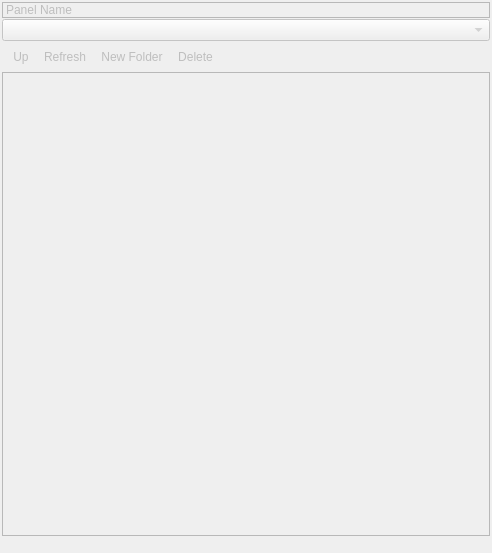
<?xml version="1.0" encoding="UTF-8"?>
<ui version="4.0">
 <class>FilePanel</class>
 <widget class="QWidget" name="FilePanel">
  <property name="enabled">
   <bool>false</bool>
  </property>
  <property name="geometry">
   <rect>
    <x>0</x>
    <y>0</y>
    <width>492</width>
    <height>553</height>
   </rect>
  </property>
  <property name="windowTitle">
   <string/>
  </property>
  <layout class="QVBoxLayout" name="verticalLayout">
   <property name="spacing">
    <number>1</number>
   </property>
   <property name="leftMargin">
    <number>2</number>
   </property>
   <property name="topMargin">
    <number>2</number>
   </property>
   <property name="rightMargin">
    <number>2</number>
   </property>
   <property name="bottomMargin">
    <number>2</number>
   </property>
   <item>
    <widget class="QLabel" name="label_name">
     <property name="frameShape">
      <enum>QFrame::Shape::StyledPanel</enum>
     </property>
     <property name="frameShadow">
      <enum>QFrame::Shadow::Plain</enum>
     </property>
     <property name="text">
      <string notr="true">Panel Name</string>
     </property>
     <property name="margin">
      <number>2</number>
     </property>
    </widget>
   </item>
   <item>
    <widget class="AddressBar" name="address_bar"/>
   </item>
   <item>
    <layout class="QHBoxLayout" name="horizontalLayout">
     <property name="spacing">
      <number>0</number>
     </property>
     <item>
      <widget class="QToolBar" name="toolbar">
       <property name="iconSize">
        <size>
         <width>24</width>
         <height>24</height>
        </size>
       </property>
       <property name="toolButtonStyle">
        <enum>Qt::ToolButtonStyle::ToolButtonTextBesideIcon</enum>
       </property>
       <addaction name="action_up"/>
       <addaction name="action_refresh"/>
       <addaction name="action_add_folder"/>
       <addaction name="action_delete"/>
      </widget>
     </item>
     <item>
      <widget class="QWidget" name="spacer_widget" native="true">
       <property name="sizePolicy">
        <sizepolicy hsizetype="Expanding" vsizetype="Preferred">
         <horstretch>0</horstretch>
         <verstretch>0</verstretch>
        </sizepolicy>
       </property>
      </widget>
     </item>
    </layout>
   </item>
   <item>
    <widget class="FileList" name="list">
     <property name="focusPolicy">
      <enum>Qt::FocusPolicy::StrongFocus</enum>
     </property>
     <property name="contextMenuPolicy">
      <enum>Qt::ContextMenuPolicy::CustomContextMenu</enum>
     </property>
     <property name="acceptDrops">
      <bool>true</bool>
     </property>
     <property name="editTriggers">
      <set>QAbstractItemView::EditTrigger::EditKeyPressed|QAbstractItemView::EditTrigger::SelectedClicked</set>
     </property>
     <property name="dragEnabled">
      <bool>true</bool>
     </property>
     <property name="dragDropMode">
      <enum>QAbstractItemView::DragDropMode::DragDrop</enum>
     </property>
     <property name="defaultDropAction">
      <enum>Qt::DropAction::CopyAction</enum>
     </property>
     <property name="alternatingRowColors">
      <bool>false</bool>
     </property>
     <property name="selectionMode">
      <enum>QAbstractItemView::SelectionMode::ExtendedSelection</enum>
     </property>
     <property name="indentation">
      <number>0</number>
     </property>
     <property name="itemsExpandable">
      <bool>false</bool>
     </property>
     <property name="sortingEnabled">
      <bool>true</bool>
     </property>
     <property name="allColumnsShowFocus">
      <bool>true</bool>
     </property>
    </widget>
   </item>
   <item>
    <widget class="QLabel" name="label_status">
     <property name="text">
      <string notr="true"/>
     </property>
     <property name="margin">
      <number>2</number>
     </property>
    </widget>
   </item>
  </layout>
  <action name="action_up">
   <property name="enabled">
    <bool>false</bool>
   </property>
   <property name="icon">
    <iconset resource="../../../common/resources/common.qrc">
     <normaloff>:/img/arrow-up.svg</normaloff>:/img/arrow-up.svg</iconset>
   </property>
   <property name="text">
    <string>Up</string>
   </property>
   <property name="toolTip">
    <string>Browse to parent folder (Backspace)</string>
   </property>
  </action>
  <action name="action_refresh">
   <property name="icon">
    <iconset resource="../../../common/resources/common.qrc">
     <normaloff>:/img/replay.svg</normaloff>:/img/replay.svg</iconset>
   </property>
   <property name="text">
    <string>Refresh</string>
   </property>
   <property name="toolTip">
    <string>Refresh (F5)</string>
   </property>
  </action>
  <action name="action_add_folder">
   <property name="enabled">
    <bool>false</bool>
   </property>
   <property name="icon">
    <iconset resource="../../../common/resources/common.qrc">
     <normaloff>:/img/add-folder.svg</normaloff>:/img/add-folder.svg</iconset>
   </property>
   <property name="text">
    <string>New Folder</string>
   </property>
   <property name="toolTip">
    <string>Create a new folder</string>
   </property>
  </action>
  <action name="action_delete">
   <property name="enabled">
    <bool>false</bool>
   </property>
   <property name="icon">
    <iconset resource="../../../common/resources/common.qrc">
     <normaloff>:/img/close.svg</normaloff>:/img/close.svg</iconset>
   </property>
   <property name="text">
    <string>Delete</string>
   </property>
   <property name="toolTip">
    <string>Delete selected object(s) (Delete)</string>
   </property>
  </action>
  <action name="action_send">
   <property name="enabled">
    <bool>false</bool>
   </property>
   <property name="icon">
    <iconset resource="../../../common/resources/common.qrc">
     <normaloff>:/img/send.svg</normaloff>:/img/send.svg</iconset>
   </property>
   <property name="text">
    <string>Send</string>
   </property>
   <property name="toolTip">
    <string>Send selected object(s) (F11)</string>
   </property>
  </action>
 </widget>
 <customwidgets>
  <customwidget>
   <class>AddressBar</class>
   <extends>QComboBox</extends>
   <header>client/ui/file_transfer/address_bar.h</header>
  </customwidget>
  <customwidget>
   <class>FileList</class>
   <extends>QTreeView</extends>
   <header>client/ui/file_transfer/file_list.h</header>
  </customwidget>
 </customwidgets>
 <resources>
  <include location="../../../common/resources/common.qrc"/>
 </resources>
 <connections/>
</ui>
